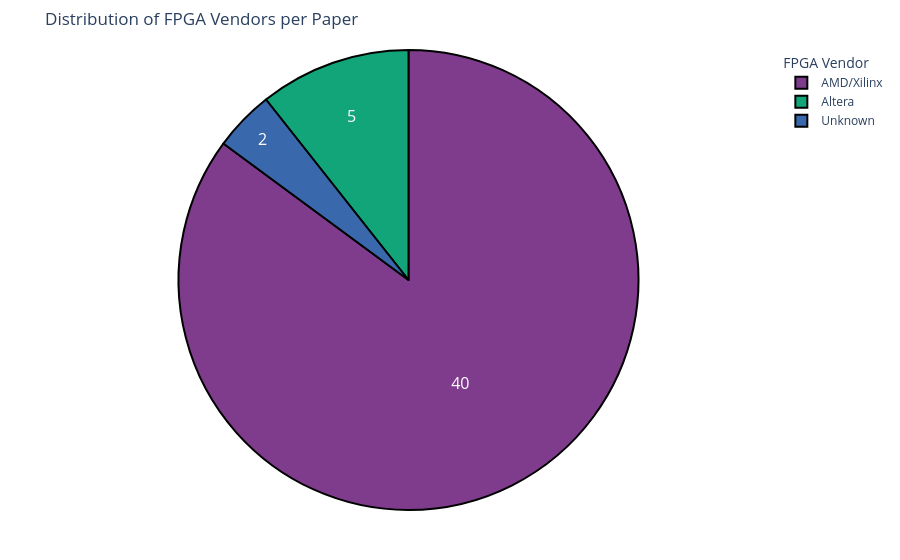

Source (notebook cell):
### Code cell
# Replace None values with "Unknown" for better visualization
tmp_df = research_df['FPGA Vendor'].fillna("Unknown")
pie_chart(tmp_df, 'FPGA Vendor', 'Distribution of FPGA Vendors per Paper')

### Figure 1 — Plotly figure (JSON) as saved in the notebook; plotly's stock layout.template omitted (floating-point values rounded to 4 significant figures)
{"data": [{"domain": {"x": [0, 1], "y": [0, 1]}, "hole": 0, "hovertemplate": "FPGA Vendor=%{label}<extra></extra>", "labels": ["AMD/Xilinx", "AMD/Xilinx", "Unknown", "AMD/Xilinx", "AMD/Xilinx", "AMD/Xilinx", "AMD/Xilinx", "AMD/Xilinx", "AMD/Xilinx", "Unknown", "Altera", "AMD/Xilinx", "Altera", "AMD/Xilinx", "Altera", "AMD/Xilinx", "AMD/Xilinx", "AMD/Xilinx", "AMD/Xilinx", "AMD/Xilinx", "AMD/Xilinx", "AMD/Xilinx", "AMD/Xilinx", "AMD/Xilinx", "AMD/Xilinx", "AMD/Xilinx", "AMD/Xilinx", "Altera", "AMD/Xilinx", "AMD/Xilinx", "AMD/Xilinx", "AMD/Xilinx", "AMD/Xilinx", "AMD/Xilinx", "Altera", "AMD/Xilinx", "AMD/Xilinx", "AMD/Xilinx", "AMD/Xilinx", "AMD/Xilinx", "AMD/Xilinx", "AMD/Xilinx", "AMD/Xilinx", "AMD/Xilinx", "AMD/Xilinx", "AMD/Xilinx", "AMD/Xilinx"], "legendgroup": "", "marker": {"line": {"color": "#000000", "width": 2}}, "name": "", "showlegend": true, "textfont": {"size": 16}, "textinfo": "value", "type": "pie"}], "layout": {"legend": {"title": {"text": "FPGA Vendor"}, "tracegroupgap": 0}, "margin": {"b": 50, "l": 50, "r": 50, "t": 50}, "piecolorway": ["rgb(127, 60, 141)", "rgb(17, 165, 121)", "rgb(57, 105, 172)", "rgb(242, 183, 1)", "rgb(231, 63, 116)", "rgb(128, 186, 90)", "rgb(230, 131, 16)", "rgb(0, 134, 149)", "rgb(207, 28, 144)", "rgb(249, 123, 114)", "rgb(165, 170, 153)"], "title": {"text": "Distribution of FPGA Vendors per Paper"}}}
